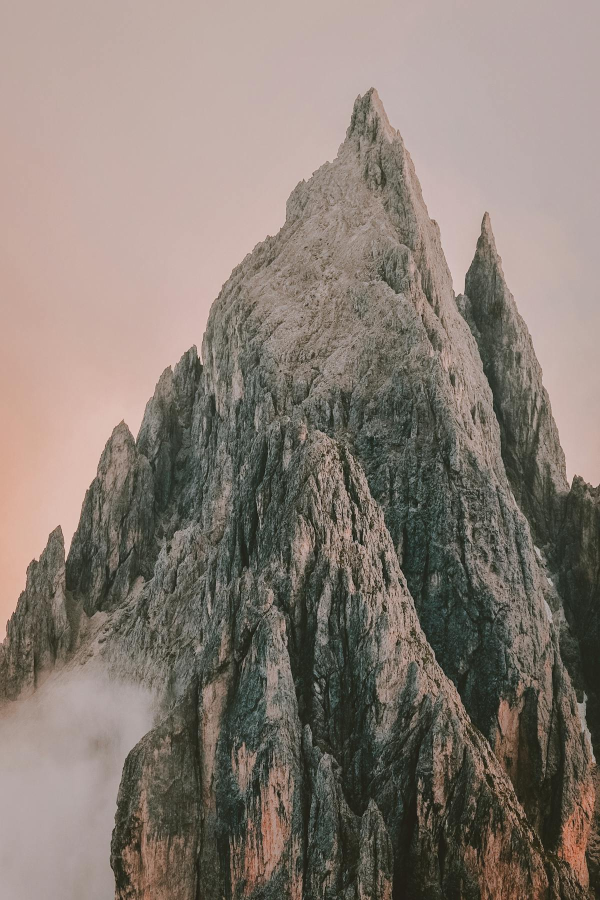
#> input picture images/mountain1_image.jpeg, 1200 x 1800 px (shown at 1/2 size); its folder holds 4 pictures in this run
$ python image_process.py
#> lines starting #> are read from the running program, lines starting #| are printed output that depends on the picture
from PIL import Image
import glob, os

size = 128, 128

for infile in glob.glob("*.jpeg"):
    file, ext = os.path.splitext(infile)
    with Image.open(infile) as im:
#> im is the input picture: PIL image 1200x1800 RGB; mean R, G, B 135.3, 124.2, 115.7
        im.thumbnail(size)
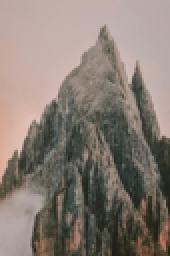
#> im: PIL image 85x128 RGB (shown 2 times larger); mean R, G, B 135.3, 124.2, 115.7
        im.save(file + ".gif", "JPEG")
#> pass 2 of the loop `for infile in glob.glob("*.jpeg"):`:
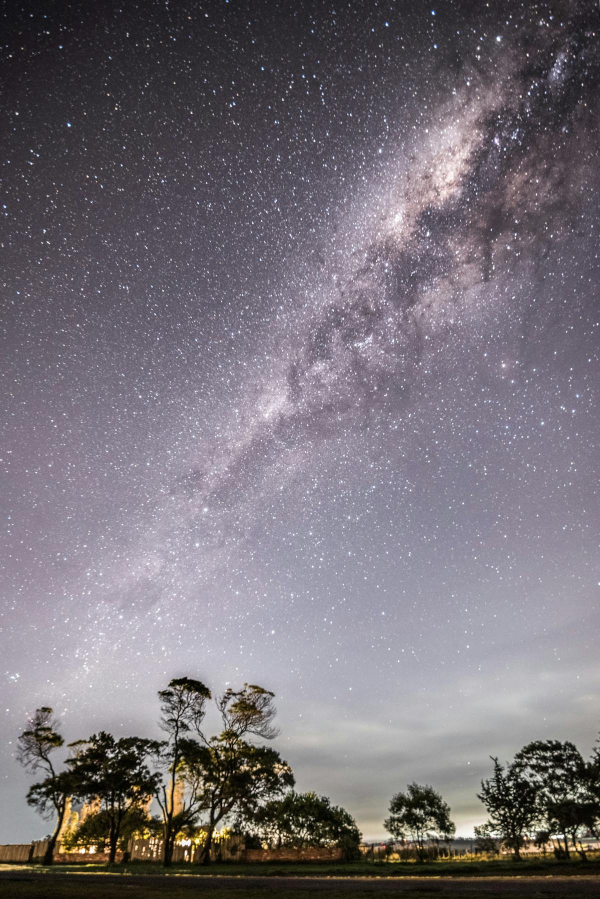
#> input picture images/sky_image.jpeg, 1200 x 1798 px (shown at 1/2 size)
#> im is the input picture: PIL image 1200x1798 RGB; mean R, G, B 118.2, 112.3, 119.2
#> `im.thumbnail(size)`:
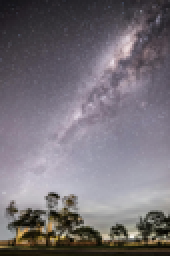
#> im: PIL image 85x128 RGB (shown 2 times larger); mean R, G, B 118.2, 112.3, 119.2
#> pass 3 of the loop `for infile in glob.glob("*.jpeg"):`:
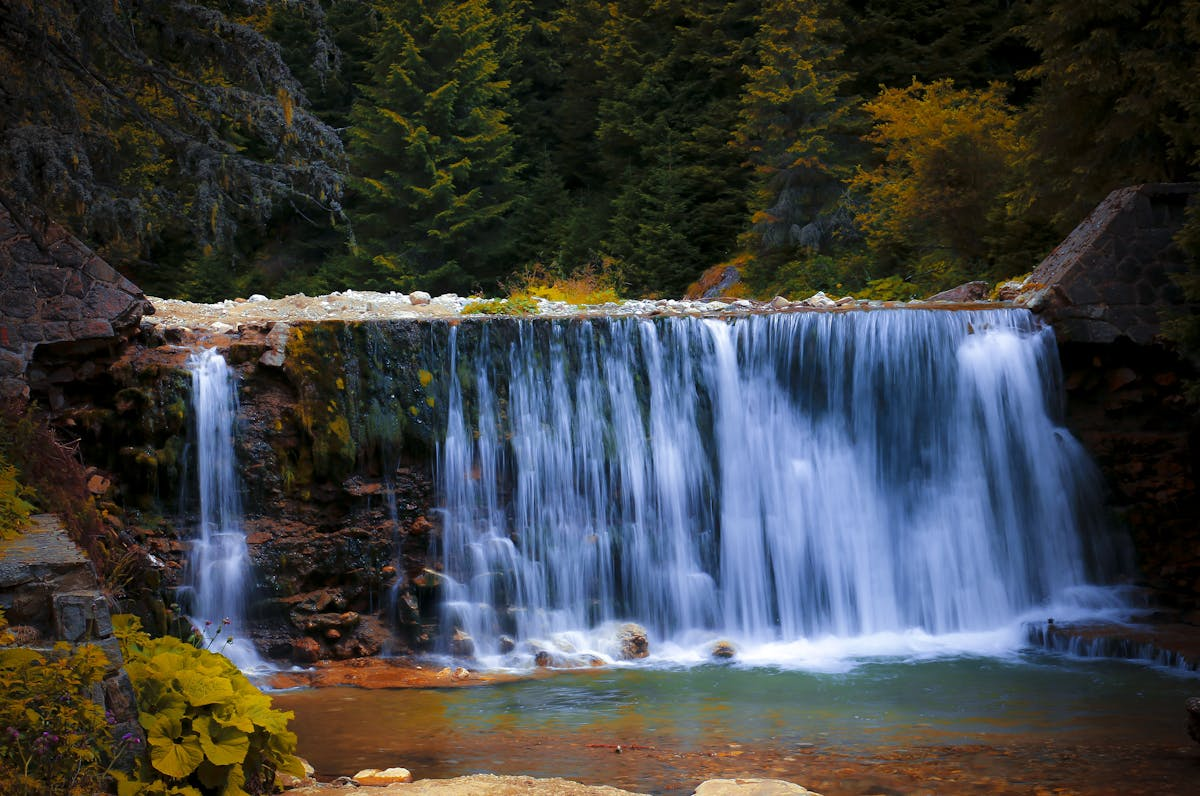
#> input picture images/waterfall_image.jpeg, 1200 x 796 px
#> im is the input picture: PIL image 1200x796 RGB; mean R, G, B 62.4, 65, 65.8
#> `im.thumbnail(size)`:
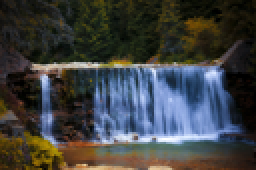
#> im: PIL image 128x85 RGB (shown 2 times larger); mean R, G, B 62.4, 65.1, 65.9
#> the loop made 4 passes; the first 3 are shown
